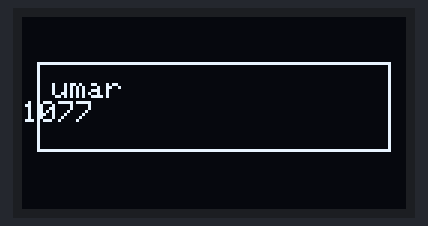
Simulated run of this program. Board: ESP32. Parts: 128×64 one-colour display.

Above: at 0.1 s.

The program:

main.cpp
```cpp
#include <Wire.h>
#include <Adafruit_GFX.h>
#include <Adafruit_SSD1306.h>

#define SCREEN_WIDTH 128  // OLED width in pixels
#define SCREEN_HEIGHT 64  // OLED height in pixels
#define OLED_RESET -1     // Reset pin (not used on Wokwi)
#define SCREEN_ADDRESS 0x3C  // I2C address of OLED

Adafruit_SSD1306 display(SCREEN_WIDTH, SCREEN_HEIGHT, &Wire, OLED_RESET);

void setup() {
  // Initialize display
  if (!display.begin(SSD1306_SWITCHCAPVCC, SCREEN_ADDRESS)) {
    Serial.println(F("SSD1306 connection failed"));
    for (;;);
  }

  display.clearDisplay();  // Clear screen
  display.setTextSize(1);  // Text size (1 = normal)
  display.setTextColor(SSD1306_WHITE); // Text color (white pixels)
  display.setCursor(10, 20);  // X=10, Y=20 position of text


  display.println("umar");
  display.println("1077");

  display.drawRect(5, 15, 118, 30, SSD1306_WHITE);

  display.display();  // Show everything on screen
}

void loop() {

}
```
